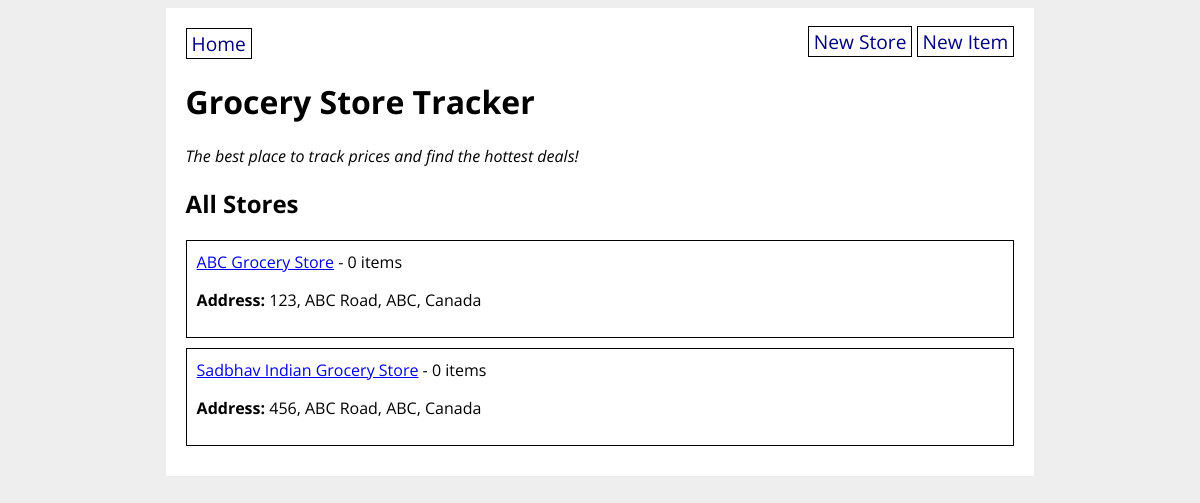
The app's page /, older data.
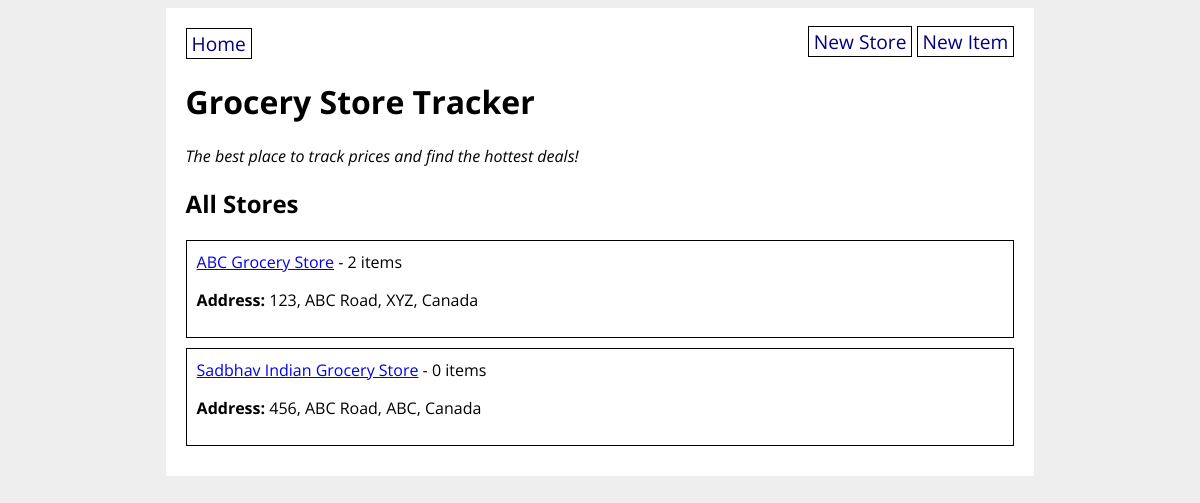
The same page, newer data.
### grocery_app/models.py (models this page shows, shortened)
class GroceryStore(db.Model):
    id = db.Column(db.Integer, primary_key=True)
    title = db.Column(db.String(80), nullable=False)
    address = db.Column(db.String(200), nullable=False)
    items = db.relationship('GroceryItem', back_populates='store')
    def __repr__(self):
        return f"<{self.id}:{self.title}>"

### grocery_app/routes.py (the view)
@main.route('/')
def homepage():
    all_stores = GroceryStore.query.all()
    print(all_stores)
    return render_template('home.html', all_stores=all_stores)

### grocery_app/templates/home.html
{% extends 'base.html' %}
{% block content %}
<h1>Grocery Store Tracker</h1>
<p><em>The best place to track prices and find the hottest deals!</em></p>
<h2>All Stores</h2>
{% for store in all_stores %}
<div class="store">
    <a href="/store/{{ store.id }}">{{ store.title }}</a> -
    {{ store.items|length }} items
    <p><strong>Address:</strong> {{ store.address }}</p>
</div>
{% endfor %}
{% endblock %}

Row changes from the older to the newer data that the page shows:
changed GroceryStore "ABC Grocery Store": items|length "0" → "2"; address "123, ABC Road, ABC, Canada" → "123, ABC Road, XYZ, Canada"
